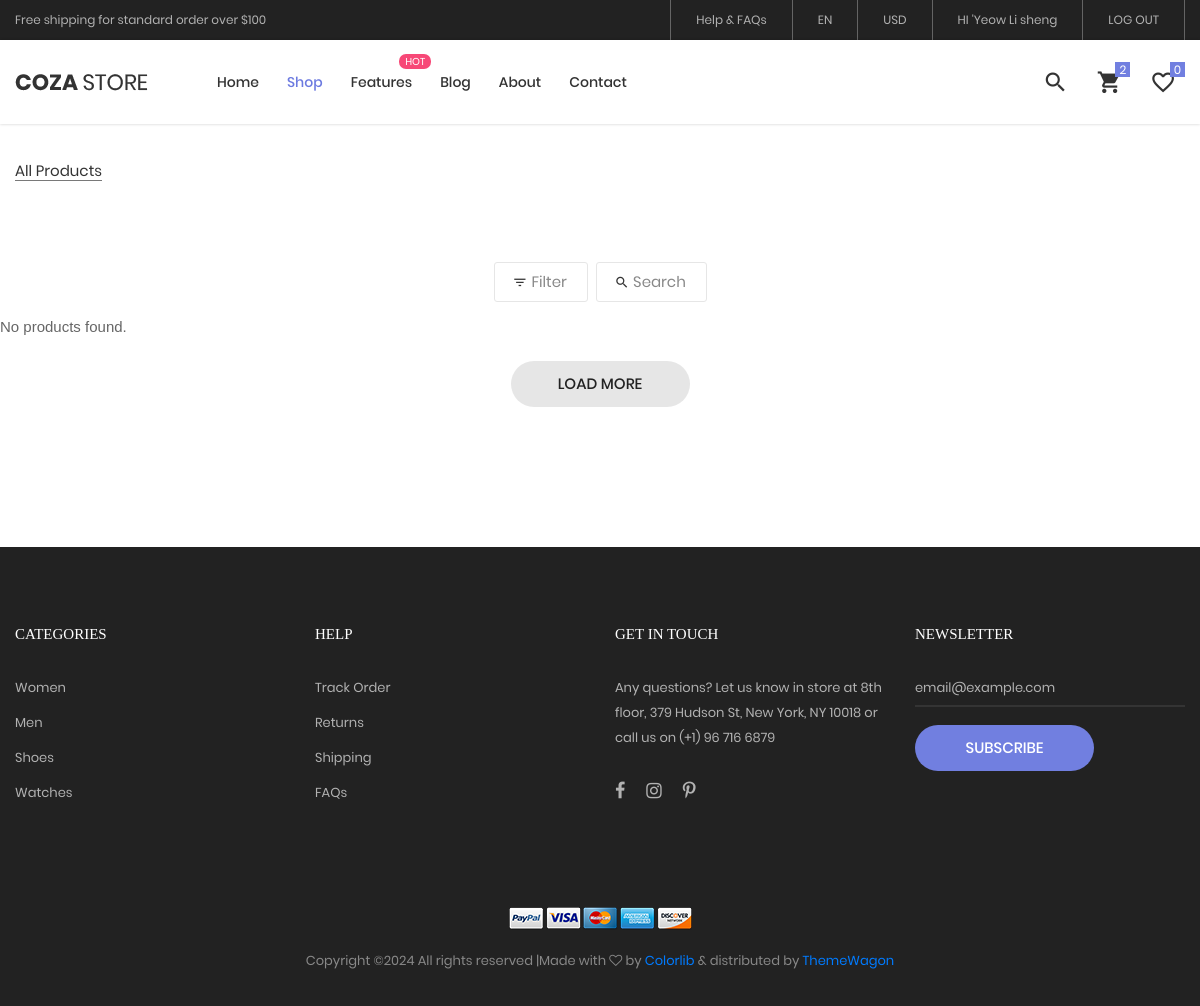
Before: /User/product.php (signed in) with the older database file.
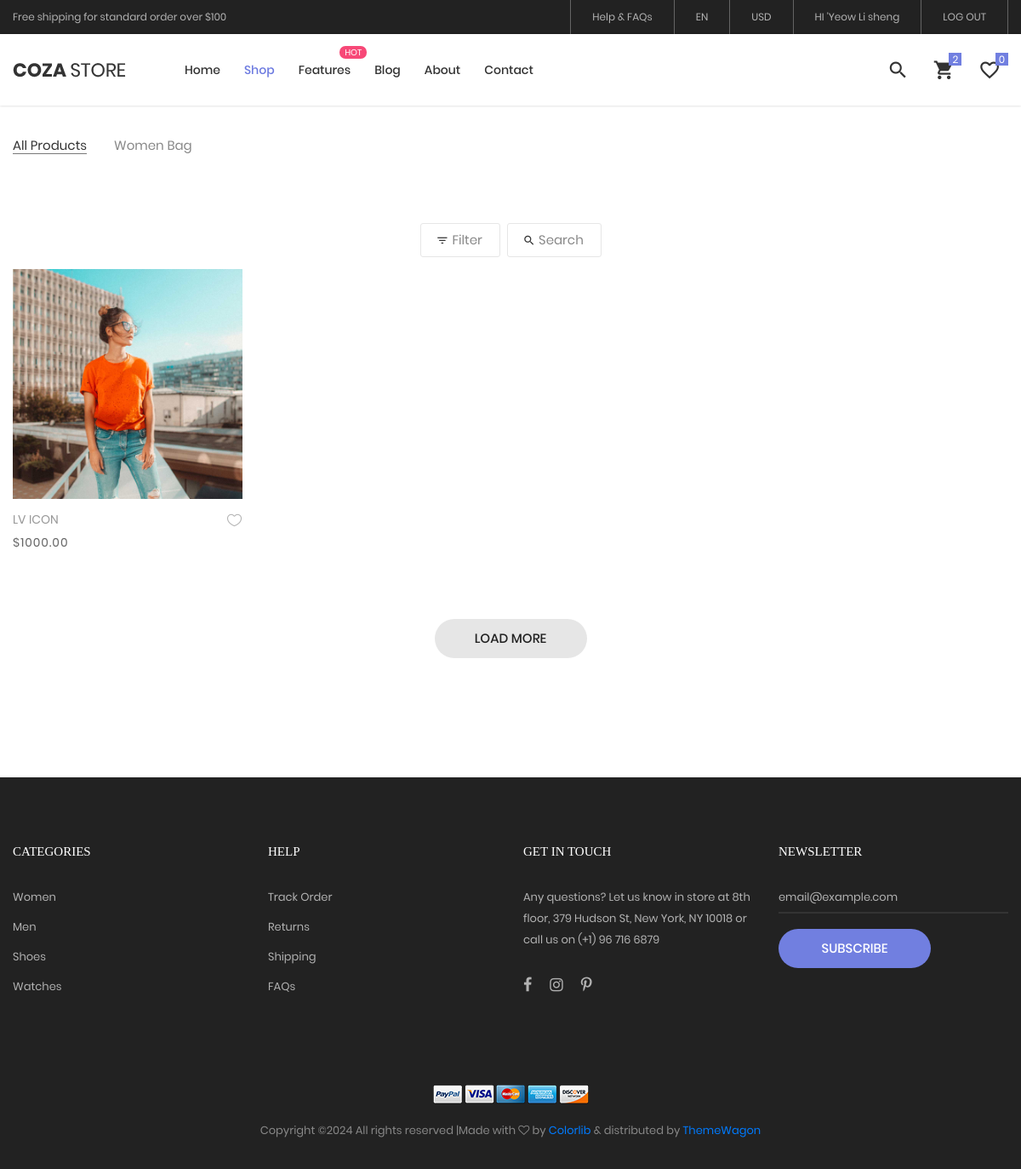
After: the same page with the newer database file.
### tables this page shows
CREATE TABLE `user` (
  `user_id` int(11) NOT NULL,
  `user_name` varchar(100) NOT NULL,
  `user_image` text NOT NULL,
  `user_password` varchar(150) NOT NULL,
  `user_email` varchar(100) NOT NULL,
  `user_contact_number` varchar(50) NOT NULL,
  `user_gender` varchar(50) NOT NULL,
  `user_status` varchar(100) NOT NULL,
  `user_date_of_birth` date NOT NULL,
  `user_join_time` varchar(150) NOT NULL
);

CREATE TABLE `category` (
  `category_id` int(11) NOT NULL,
  `category_name` varchar(50) NOT NULL
);

CREATE TABLE `product` (
  `product_id` int(11) NOT NULL,
  `category_id` int(11) NOT NULL,
  `product_status` int(11) NOT NULL,
  `product_name` varchar(100) NOT NULL,
  `product_des` varchar(150) NOT NULL,
  `product_image` text NOT NULL,
  `Quick_View1` text NOT NULL,
  `Quick_View2` text NOT NULL,
  `Quick_View3` text NOT NULL,
  `product_price` decimal(10,2) NOT NULL,
  `product_stock` int(11) NOT NULL
);

### User/product.php (the view, shortened to what this page needs)
<?php
$servername = "localhost";
$username = "root";
$password = "";
$dbname = "fyp";
$conn = new mysqli($servername, $username, $password, $dbname);
$user_id = $_SESSION['id'];
$result = mysqli_query($conn, "SELECT * FROM user WHERE user_id ='$user_id'");
if ($result && mysqli_num_rows($result) > 0) {
    $row = mysqli_fetch_assoc($result);
} else {
    echo "User not found.";
    exit;
}
$category_query = "SELECT * FROM category";
$category_result = $conn->query($category_query);
$search_query = isset($_GET['search']) ? $_GET['search'] : '';
$sort_by = isset($_GET['sort_by']) ? $_GET['sort_by'] : 'default';
$product_query = "SELECT * FROM product WHERE product_name LIKE '%$search_query%'";
switch ($sort_by) {
    default:
        $product_query .= " ORDER BY product_id DESC";
        break;
}
$product_result = $conn->query($product_query);
?>
<!DOCTYPE html>
<html lang="en">
<head>
	<link rel="stylesheet" type="text/css" href="vendor/bootstrap/css/bootstrap.min.css">
	<link rel="stylesheet" type="text/css" href="fonts/font-awesome-4.7.0/css/font-awesome.min.css">
	<link rel="stylesheet" type="text/css" href="fonts/iconic/css/material-design-iconic-font.min.css">
	<link rel="stylesheet" type="text/css" href="fonts/linearicons-v1.0.0/icon-font.min.css">
	<link rel="stylesheet" type="text/css" href="vendor/animate/animate.css">
	<link rel="stylesheet" type="text/css" href="vendor/css-hamburgers/hamburgers.min.css">
	<link rel="stylesheet" type="text/css" href="vendor/animsition/css/animsition.min.css">
	<link rel="stylesheet" type="text/css" href="vendor/select2/select2.min.css">
	<link rel="stylesheet" type="text/css" href="vendor/daterangepicker/daterangepicker.css">
	<link rel="stylesheet" type="text/css" href="vendor/slick/slick.css">
	<link rel="stylesheet" type="text/css" href="vendor/MagnificPopup/magnific-popup.css">
	<link rel="stylesheet" type="text/css" href="vendor/perfect-scrollbar/perfect-scrollbar.css">
	<link rel="stylesheet" type="text/css" href="css/util.css">
	<link rel="stylesheet" type="text/css" href="css/main.css">
</head>
<body class="animsition">
	<header class="header-v4">
		<div class="container-menu-desktop">
			<div class="top-bar">
				<div class="content-topbar flex-sb-m h-full container">
					<div class="left-top-bar">
						Free shipping for standard order over $100
					</div>
					<div class="right-top-bar flex-w h-full">
						<a href="#" class="flex-c-m trans-04 p-lr-25">
							Help & FAQs
						</a>
						<a href="#" class="flex-c-m trans-04 p-lr-25">
							EN
						</a>
						<a href="#" class="flex-c-m trans-04 p-lr-25">
							USD
						</a>
                        <a href="edit_profile.php?edit_user=<?php echo $user_id; ?>" class="flex-c-m trans-04 p-lr-25">
                            <?php
                                echo "HI '" . htmlspecialchars($row["user_name"]) ;
                            ?>
                        </a>
                        <a href="log_out.php" class="flex-c-m trans-04 p-lr-25">
							LOG OUT
						</a>
					</div>
				</div>
			</div>
			<div class="wrap-menu-desktop how-shadow1">
				<nav class="limiter-menu-desktop container">
					<a href="#" class="logo">
						<img src="images/icons/logo-01.png" alt="IMG-LOGO">
					</a>
					<div class="menu-desktop">
						<ul class="main-menu">
							<li>
								<a href="dashboard.php">Home</a>
							</li>
							<li class="active-menu">
								<a href="product.html">Shop</a>
							</li>
							<li class="label1" data-label1="hot">
								<a href="shoping-cart.html">Features</a>
							</li>
							<li>
								<a href="blog.html">Blog</a>
							</li>
							<li>
								<a href="about.html">About</a>
							</li>
							<li>
								<a href="contact.html">Contact</a>
							</li>
						</ul>
					</div>
					<div class="wrap-icon-header flex-w flex-r-m">
						<div class="icon-header-item cl2 hov-cl1 trans-04 p-l-22 p-r-11 js-show-modal-search">
							<i class="zmdi zmdi-search"></i>
						</div>
						<div class="icon-header-item cl2 hov-cl1 trans-04 p-l-22 p-r-11 icon-header-noti js-show-cart" data-notify="2">
							<i class="zmdi zmdi-shopping-cart"></i>
						</div>
						<a href="#" class="icon-header-item cl2 hov-cl1 trans-04 p-l-22 p-r-11 icon-header-noti" data-notify="0">
							<i class="zmdi zmdi-favorite-outline"></i>
						</a>
					</div>
				</nav>
			</div>
		</div>
	</header>
	<div class="bg0 m-t-23 p-b-140">
   		<div class="container">
        	<div class="flex-w flex-sb-m p-b-52">
            	<div class="flex-w flex-l-m filter-tope-group m-tb-10">
                	<button class="stext-106 cl6 hov1 bor3 trans-04 m-r-32 m-tb-5 how-active1" data-filter="*">
                    	All Products
                	</button>
                	<?php
                	if ($category_result->num_rows > 0) {
                    	while($row = $category_result->fetch_assoc()) {
                        	echo '<button class="stext-106 cl6 hov1 bor3 trans-04 m-r-32 m-tb-5" data-filter=".category-' . $row['category_id'] . '">'
                        	. $row['category_name'] .
                        	'</button>';
                    	}
                	}
                	?>
            	</div>
        	</div>
			<div class="flex-w flex-c-m m-tb-10">
        <div class="flex-c-m stext-106 cl6 size-104 bor4 pointer hov-btn3 trans-04 m-r-8 m-tb-4 js-show-filter">
            <i class="icon-filter cl2 m-r-6 fs-15 trans-04 zmdi zmdi-filter-list"></i>
            Filter
        </div>
        <div class="flex-c-m stext-106 cl6 size-105 bor4 pointer hov-btn3 trans-04 m-tb-4 js-show-search">
            <i class="icon-search cl2 m-r-6 fs-15 trans-04 zmdi zmdi-search"></i>
            Search
        </div>
    </div>
	        <div class="row isotope-grid">
            <?php
            if ($product_result->num_rows > 0) {
                while($product = $product_result->fetch_assoc()) {
                    echo '<div class="col-sm-6 col-md-4 col-lg-3 p-b-35 isotope-item category-' . $product['category_id'] . '">
                            <div class="block2">
                                <div class="block2-pic hov-img0">
                                    <img src="images/' . $product['product_image'] . '" alt="IMG-PRODUCT">
									<a href="#" class="block2-btn flex-c-m stext-103 cl2 size-102 bg0 bor2 hov-btn1 p-lr-15 trans-04 js-show-modal1"
										data-id="' . $product['product_id'] . '">
										Quick View
								 	</a>
                                </div>
                                <div class="block2-txt flex-w flex-t p-t-14">
                                    <div class="block2-txt-child1 flex-col-l ">
                                        <a href="product-detail.php?id=' . $product['product_id'] . '" class="stext-104 cl4 hov-cl1 trans-04 js-name-b2 p-b-6">'
                                        . $product['product_name'] .
                                        '</a>
                                        <span class="stext-105 cl3">$' . $product['product_price'] . '</span>
                                    </div>
                                    <div class="block2-txt-child2 flex-r p-t-3">
                                        <a href="#" class="btn-addwish-b2 dis-block pos-relative js-addwish-b2">
                                            <img class="icon-heart1 dis-block trans-04" src="images/icons/icon-heart-01.png" alt="ICON">
                                            <img class="icon-heart2 dis-block trans-04 ab-t-l" src="images/icons/icon-heart-02.png" alt="ICON">
                                        </a>
                                    </div>
                                </div>
                            </div>
                          </div>';
                }
            } else {
                echo "<p>No products found.</p>";
            }
            ?>
        	</div>
			<div class="flex-c-m flex-w w-full p-t-45">
				<a href="#" class="flex-c-m stext-101 cl5 size-103 bg2 bor1 hov-btn1 p-lr-15 trans-04">
					Load More
				</a>
			</div>
		</div>
	</div>
	<footer class="bg3 p-t-75 p-b-32">
		<div class="container">
			<div class="row">
				<div class="col-sm-6 col-lg-3 p-b-50">
					<h4 class="stext-301 cl0 p-b-30">
						Categories
					</h4>
					<ul>
						<li class="p-b-10">
							<a href="#" class="stext-107 cl7 hov-cl1 trans-04">
								Women
							</a>
						</li>
						<li class="p-b-10">
							<a href="#" class="stext-107 cl7 hov-cl1 trans-04">
								Men
							</a>
						</li>
						<li class="p-b-10">
							<a href="#" class="stext-107 cl7 hov-cl1 trans-04">
								Shoes
							</a>
						</li>
						<li class="p-b-10">
							<a href="#" class="stext-107 cl7 hov-cl1 trans-04">
								Watches
							</a>
						</li>
					</ul>
				</div>
				<div class="col-sm-6 col-lg-3 p-b-50">
					<h4 class="stext-301 cl0 p-b-30">
						Help
					</h4>
					<ul>
						<li class="p-b-10">
							<a href="#" class="stext-107 cl7 hov-cl1 trans-04">
								Track Order
							</a>
						</li>
						<li class="p-b-10">
							<a href="#" class="stext-107 cl7 hov-cl1 trans-04">
								Returns
							</a>
						</li>
						<li class="p-b-10">
							<a href="#" class="stext-107 cl7 hov-cl1 trans-04">
								Shipping
							</a>
						</li>
						<li class="p-b-10">
							<a href="#" class="stext-107 cl7 hov-cl1 trans-04">
								FAQs
							</a>
						</li>
					</ul>
				</div>
				<div class="col-sm-6 col-lg-3 p-b-50">
					<h4 class="stext-301 cl0 p-b-30">
						GET IN TOUCH
					</h4>
					<p class="stext-107 cl7 size-201">
						Any questions? Let us know in store at 8th floor, 379 Hudson St, New York, NY 10018 or call us on (+1) 96 716 6879
					</p>
					<div class="p-t-27">
						<a href="#" class="fs-18 cl7 hov-cl1 trans-04 m-r-16">
							<i class="fa fa-facebook"></i>
						</a>
						<a href="#" class="fs-18 cl7 hov-cl1 trans-04 m-r-16">
							<i class="fa fa-instagram"></i>
						</a>
						<a href="#" class="fs-18 cl7 hov-cl1 trans-04 m-r-16">
							<i class="fa fa-pinterest-p"></i>
						</a>
					</div>
				</div>
				<div class="col-sm-6 col-lg-3 p-b-50">
					<h4 class="stext-301 cl0 p-b-30">
						Newsletter
					</h4>
					<form>
						<div class="wrap-input1 w-full p-b-4">
							<input class="input1 bg-none plh1 stext-107 cl7" type="text" name="email" placeholder="email@example.com">
						</div>
						<div class="p-t-18">
							<button class="flex-c-m stext-101 cl0 size-103 bg1 bor1 hov-btn2 p-lr-15 trans-04">
								Subscribe
							</button>
						</div>
					</form>
				</div>
			</div>
			<div class="p-t-40">
				<div class="flex-c-m flex-w p-b-18">
					<a href="#" class="m-all-1">
						<img src="images/icons/icon-pay-01.png" alt="ICON-PAY">
					</a>
					<a href="#" class="m-all-1">
						<img src="images/icons/icon-pay-02.png" alt="ICON-PAY">
					</a>
					<a href="#" class="m-all-1">
						<img src="images/icons/icon-pay-03.png" alt="ICON-PAY">
					</a>
					<a href="#" class="m-all-1">
						<img src="images/icons/icon-pay-04.png" alt="ICON-PAY">
					</a>
					<a href="#" class="m-all-1">
						<img src="images/icons/icon-pay-05.png" alt="ICON-PAY">
					</a>
				</div>
				<p class="stext-107 cl6 txt-center">
Copyright &copy;<script>document.write(new Date().getFullYear());</script> All rights reserved |Made with <i class="fa fa-heart-o" aria-hidden="true"></i> by <a href="https://colorlib.com" target="_blank">Colorlib</a> &amp; distributed by <a href="https://themewagon.com" target="_blank">ThemeWagon</a>
				</p>
			</div>
		</div>
	</footer>
</body>
</html>

Changed rows visible on the page:
added category: category_name "Women Bag"
added product: product_image (picture), product_name "LV ICON", product_price "1000.00"
Other visible differences:
text no longer shown: "No products found."
